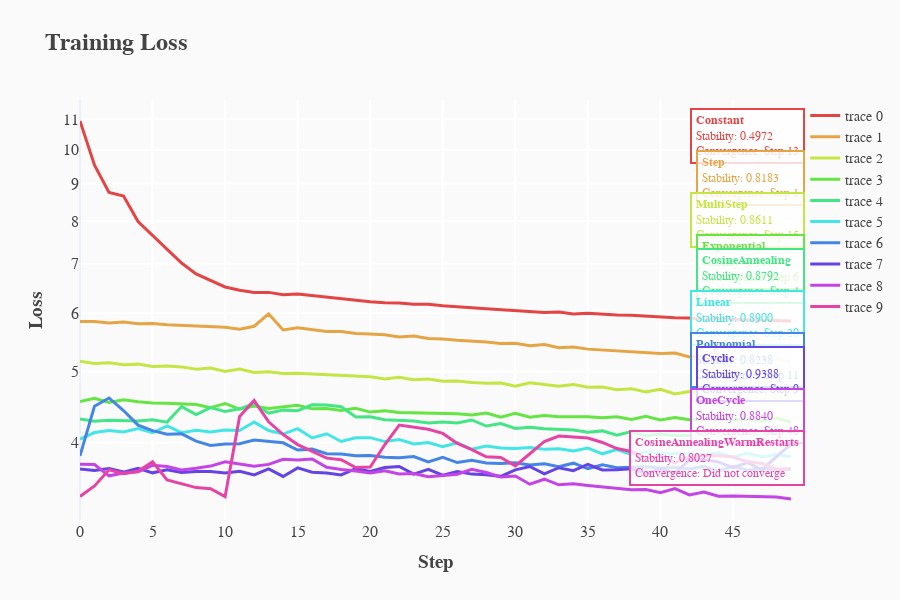
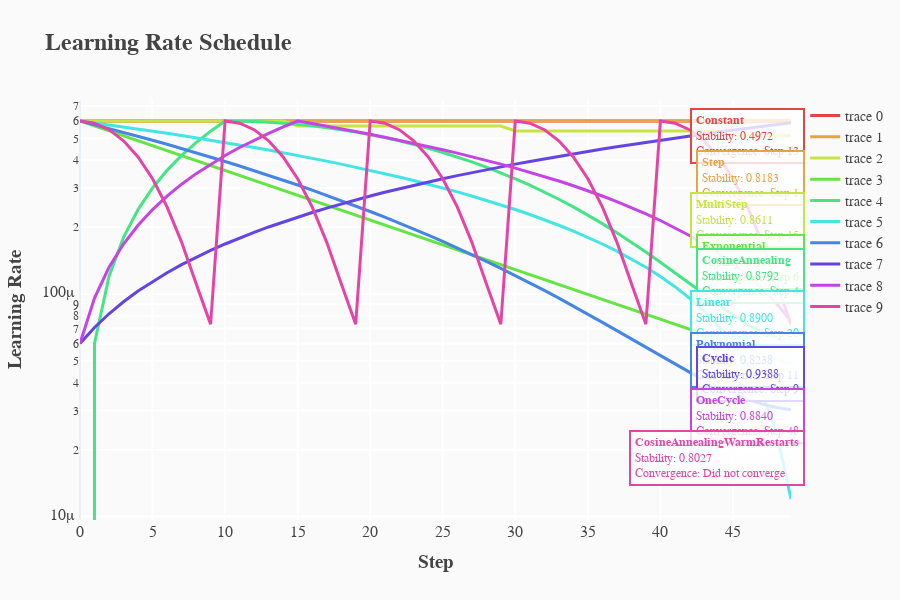
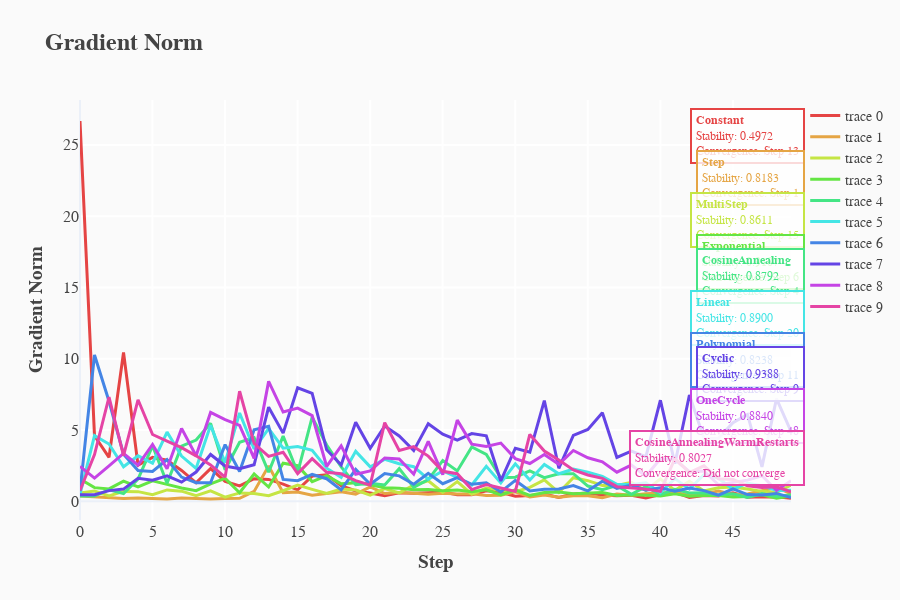

The notebook cell saved with these charts, in order:
### Code cell
plot_results(results)

### Figure 1 — Plotly figure (JSON) as saved in the notebook; plotly's stock layout.template omitted (floating-point values rounded to 4 significant figures)
{"data": [{"hovertemplate": "Constant<br>Step: %{x}<br>Loss: %{y:.4f}<extra></extra>", "line": {"color": "rgb(229,68,68)", "width": 3}, "mode": "lines", "type": "scatter", "x": [0, 1, 2, 3, 4, 5, 6, 7, 8, 9, 10, 11, 12, 13, 14, 15, 16, 17, 18, 19, 20, 21, 22, 23, 24, 25, 26, 27, 28, 29, 30, 31, 32, 33, 34, 35, 36, 37, 38, 39, 40, 41, 42, 43, 44, 45, 46, 47, 48, 49], "y": [10.94, 9.529, 8.754, 8.656, 7.99, 7.645, 7.338, 7.017, 6.785, 6.645, 6.512, 6.447, 6.4, 6.403, 6.356, 6.369, 6.338, 6.312, 6.279, 6.239, 6.217, 6.198, 6.195, 6.168, 6.171, 6.139, 6.127, 6.1, 6.082, 6.065, 6.038, 6.034, 6.01, 6.019, 5.984, 5.999, 5.978, 5.963, 5.96, 5.94, 5.924, 5.913, 5.908, 5.874, 5.904, 5.88, 5.872, 5.868, 5.858, 5.854]}, {"hovertemplate": "Step<br>Step: %{x}<br>Loss: %{y:.4f}<extra></extra>", "line": {"color": "rgb(229,165,68)", "width": 3}, "mode": "lines", "type": "scatter", "x": [0, 1, 2, 3, 4, 5, 6, 7, 8, 9, 10, 11, 12, 13, 14, 15, 16, 17, 18, 19, 20, 21, 22, 23, 24, 25, 26, 27, 28, 29, 30, 31, 32, 33, 34, 35, 36, 37, 38, 39, 40, 41, 42, 43, 44, 45, 46, 47, 48, 49], "y": [5.844, 5.846, 5.817, 5.836, 5.804, 5.809, 5.787, 5.774, 5.766, 5.746, 5.739, 5.707, 5.759, 5.986, 5.692, 5.73, 5.695, 5.666, 5.664, 5.629, 5.621, 5.607, 5.567, 5.587, 5.543, 5.535, 5.512, 5.5, 5.484, 5.455, 5.461, 5.419, 5.44, 5.385, 5.396, 5.361, 5.347, 5.337, 5.315, 5.311, 5.289, 5.295, 5.23, 5.257, 5.221, 5.211, 5.193, 5.197, 5.201, 5.151]}, {"hovertemplate": "MultiStep<br>Step: %{x}<br>Loss: %{y:.4f}<extra></extra>", "line": {"color": "rgb(197,229,68)", "width": 3}, "mode": "lines", "type": "scatter", "x": [0, 1, 2, 3, 4, 5, 6, 7, 8, 9, 10, 11, 12, 13, 14, 15, 16, 17, 18, 19, 20, 21, 22, 23, 24, 25, 26, 27, 28, 29, 30, 31, 32, 33, 34, 35, 36, 37, 38, 39, 40, 41, 42, 43, 44, 45, 46, 47, 48, 49], "y": [5.16, 5.127, 5.138, 5.105, 5.116, 5.078, 5.085, 5.072, 5.034, 5.055, 5.001, 5.038, 4.983, 4.995, 4.969, 4.973, 4.96, 4.948, 4.945, 4.924, 4.917, 4.885, 4.91, 4.872, 4.882, 4.849, 4.854, 4.83, 4.818, 4.823, 4.773, 4.825, 4.798, 4.774, 4.798, 4.758, 4.761, 4.722, 4.735, 4.688, 4.729, 4.661, 4.695, 4.657, 4.65, 4.646, 4.619, 4.613, 4.587, 4.607]}, {"hovertemplate": "Exponential<br>Step: %{x}<br>Loss: %{y:.4f}<extra></extra>", "line": {"color": "rgb(100,229,68)", "width": 3}, "mode": "lines", "type": "scatter", "x": [0, 1, 2, 3, 4, 5, 6, 7, 8, 9, 10, 11, 12, 13, 14, 15, 16, 17, 18, 19, 20, 21, 22, 23, 24, 25, 26, 27, 28, 29, 30, 31, 32, 33, 34, 35, 36, 37, 38, 39, 40, 41, 42, 43, 44, 45, 46, 47, 48, 49], "y": [4.55, 4.598, 4.538, 4.576, 4.548, 4.532, 4.528, 4.515, 4.508, 4.464, 4.524, 4.444, 4.489, 4.455, 4.473, 4.499, 4.448, 4.453, 4.426, 4.455, 4.403, 4.423, 4.399, 4.397, 4.392, 4.389, 4.38, 4.362, 4.389, 4.332, 4.386, 4.334, 4.358, 4.339, 4.338, 4.339, 4.327, 4.339, 4.304, 4.345, 4.297, 4.331, 4.299, 4.309, 4.31, 4.296, 4.308, 4.286, 4.321, 4.264]}, {"hovertemplate": "CosineAnnealing<br>Step: %{x}<br>Loss: %{y:.4f}<extra></extra>", "line": {"color": "rgb(68,229,133)", "width": 3}, "mode": "lines", "type": "scatter", "x": [0, 1, 2, 3, 4, 5, 6, 7, 8, 9, 10, 11, 12, 13, 14, 15, 16, 17, 18, 19, 20, 21, 22, 23, 24, 25, 26, 27, 28, 29, 30, 31, 32, 33, 34, 35, 36, 37, 38, 39, 40, 41, 42, 43, 44, 45, 46, 47, 48, 49], "y": [4.31, 4.278, 4.292, 4.286, 4.284, 4.298, 4.267, 4.48, 4.369, 4.466, 4.41, 4.449, 4.522, 4.388, 4.43, 4.423, 4.505, 4.5, 4.476, 4.336, 4.338, 4.3, 4.288, 4.283, 4.255, 4.27, 4.255, 4.296, 4.215, 4.248, 4.183, 4.198, 4.181, 4.17, 4.163, 4.135, 4.152, 4.095, 4.144, 4.091, 4.113, 4.091, 4.088, 4.092, 4.069, 4.089, 4.054, 4.096, 4.04, 4.081]}, {"hovertemplate": "Linear<br>Step: %{x}<br>Loss: %{y:.4f}<extra></extra>", "line": {"color": "rgb(68,229,229)", "width": 3}, "mode": "lines", "type": "scatter", "x": [0, 1, 2, 3, 4, 5, 6, 7, 8, 9, 10, 11, 12, 13, 14, 15, 16, 17, 18, 19, 20, 21, 22, 23, 24, 25, 26, 27, 28, 29, 30, 31, 32, 33, 34, 35, 36, 37, 38, 39, 40, 41, 42, 43, 44, 45, 46, 47, 48, 49], "y": [4.046, 4.131, 4.158, 4.139, 4.184, 4.128, 4.217, 4.128, 4.161, 4.139, 4.163, 4.156, 4.268, 4.156, 4.111, 4.18, 4.061, 4.114, 4.016, 4.063, 4.065, 4.015, 4.041, 3.986, 4.002, 3.95, 4.001, 3.92, 3.961, 3.934, 3.929, 3.942, 3.92, 3.927, 3.899, 3.935, 3.865, 3.917, 3.858, 3.889, 3.864, 3.867, 3.866, 3.853, 3.877, 3.825, 3.874, 3.827, 3.856, 3.83]}, {"hovertemplate": "Polynomial<br>Step: %{x}<br>Loss: %{y:.4f}<extra></extra>", "line": {"color": "rgb(68,133,229)", "width": 3}, "mode": "lines", "type": "scatter", "x": [0, 1, 2, 3, 4, 5, 6, 7, 8, 9, 10, 11, 12, 13, 14, 15, 16, 17, 18, 19, 20, 21, 22, 23, 24, 25, 26, 27, 28, 29, 30, 31, 32, 33, 34, 35, 36, 37, 38, 39, 40, 41, 42, 43, 44, 45, 46, 47, 48, 49], "y": [3.841, 4.485, 4.602, 4.425, 4.227, 4.155, 4.108, 4.114, 4.021, 3.968, 3.984, 3.988, 4.034, 4.015, 4.0, 3.911, 3.922, 3.865, 3.864, 3.842, 3.843, 3.823, 3.818, 3.833, 3.767, 3.824, 3.76, 3.786, 3.755, 3.749, 3.757, 3.732, 3.747, 3.713, 3.753, 3.69, 3.733, 3.701, 3.708, 3.71, 3.697, 3.706, 3.685, 3.715, 3.661, 3.716, 3.67, 3.693, 3.678, 3.679]}, {"hovertemplate": "Cyclic<br>Step: %{x}<br>Loss: %{y:.4f}<extra></extra>", "line": {"color": "rgb(100,68,229)", "width": 3}, "mode": "lines", "type": "scatter", "x": [0, 1, 2, 3, 4, 5, 6, 7, 8, 9, 10, 11, 12, 13, 14, 15, 16, 17, 18, 19, 20, 21, 22, 23, 24, 25, 26, 27, 28, 29, 30, 31, 32, 33, 34, 35, 36, 37, 38, 39, 40, 41, 42, 43, 44, 45, 46, 47, 48, 49], "y": [3.686, 3.668, 3.69, 3.65, 3.694, 3.641, 3.676, 3.644, 3.656, 3.656, 3.639, 3.66, 3.618, 3.686, 3.601, 3.698, 3.648, 3.639, 3.617, 3.689, 3.658, 3.702, 3.715, 3.627, 3.681, 3.615, 3.656, 3.627, 3.621, 3.602, 3.675, 3.715, 3.629, 3.7, 3.666, 3.738, 3.675, 3.675, 3.688, 3.633, 3.687, 3.637, 3.791, 3.795, 3.766, 3.7, 3.759, 3.675, 3.831, 3.981]}, {"hovertemplate": "OneCycle<br>Step: %{x}<br>Loss: %{y:.4f}<extra></extra>", "line": {"color": "rgb(197,68,229)", "width": 3}, "mode": "lines", "type": "scatter", "x": [0, 1, 2, 3, 4, 5, 6, 7, 8, 9, 10, 11, 12, 13, 14, 15, 16, 17, 18, 19, 20, 21, 22, 23, 24, 25, 26, 27, 28, 29, 30, 31, 32, 33, 34, 35, 36, 37, 38, 39, 40, 41, 42, 43, 44, 45, 46, 47, 48, 49], "y": [3.742, 3.738, 3.607, 3.64, 3.654, 3.729, 3.715, 3.675, 3.694, 3.719, 3.769, 3.743, 3.717, 3.739, 3.8, 3.79, 3.802, 3.706, 3.679, 3.663, 3.64, 3.666, 3.628, 3.633, 3.596, 3.612, 3.625, 3.682, 3.645, 3.595, 3.606, 3.515, 3.569, 3.507, 3.518, 3.5, 3.483, 3.474, 3.453, 3.457, 3.421, 3.467, 3.399, 3.429, 3.384, 3.388, 3.382, 3.377, 3.376, 3.355]}, {"hovertemplate": "CosineAnnealingWarmRestarts<br>Step: %{x}<br>Loss: %{y:.4f}<extra></extra>", "line": {"color": "rgb(229,68,165)", "width": 3}, "mode": "lines", "type": "scatter", "x": [0, 1, 2, 3, 4, 5, 6, 7, 8, 9, 10, 11, 12, 13, 14, 15, 16, 17, 18, 19, 20, 21, 22, 23, 24, 25, 26, 27, 28, 29, 30, 31, 32, 33, 34, 35, 36, 37, 38, 39, 40, 41, 42, 43, 44, 45, 46, 47, 48, 49], "y": [3.382, 3.496, 3.677, 3.631, 3.659, 3.769, 3.562, 3.515, 3.477, 3.465, 3.38, 4.344, 4.565, 4.272, 4.105, 3.978, 3.894, 3.813, 3.794, 3.702, 3.707, 3.975, 4.229, 4.199, 4.173, 4.119, 3.993, 3.916, 3.828, 3.819, 3.722, 3.865, 4.017, 4.086, 4.07, 4.06, 4.004, 3.929, 3.893, 3.816, 3.832, 3.758, 3.826, 3.83, 3.843, 3.826, 3.772, 3.75, 3.682, 3.689]}], "layout": {"annotations": [{"align": "left", "bgcolor": "rgba(255,255,255,0.8)", "bordercolor": "rgb(229,68,68)", "borderpad": 4, "borderwidth": 2, "font": {"color": "rgb(229,68,68)", "size": 12}, "showarrow": false, "text": "<b>Constant</b><br>Stability: 0.4972<br>Convergence: Step 13", "x": 1.02, "xref": "paper", "y": 0.98, "yref": "paper"}, {"align": "left", "bgcolor": "rgba(255,255,255,0.8)", "bordercolor": "rgb(229,165,68)", "borderpad": 4, "borderwidth": 2, "font": {"color": "rgb(229,165,68)", "size": 12}, "showarrow": false, "text": "<b>Step</b><br>Stability: 0.8183<br>Convergence: Step 1", "x": 1.02, "xref": "paper", "y": 0.88, "yref": "paper"}, {"align": "left", "bgcolor": "rgba(255,255,255,0.8)", "bordercolor": "rgb(197,229,68)", "borderpad": 4, "borderwidth": 2, "font": {"color": "rgb(197,229,68)", "size": 12}, "showarrow": false, "text": "<b>MultiStep</b><br>Stability: 0.8611<br>Convergence: Step 15", "x": 1.02, "xref": "paper", "y": 0.78, "yref": "paper"}, {"align": "left", "bgcolor": "rgba(255,255,255,0.8)", "bordercolor": "rgb(100,229,68)", "borderpad": 4, "borderwidth": 2, "font": {"color": "rgb(100,229,68)", "size": 12}, "showarrow": false, "text": "<b>Exponential</b><br>Stability: 0.9187<br>Convergence: Step 6", "x": 1.02, "xref": "paper", "y": 0.68, "yref": "paper"}, {"align": "left", "bgcolor": "rgba(255,255,255,0.8)", "bordercolor": "rgb(68,229,133)", "borderpad": 4, "borderwidth": 2, "font": {"color": "rgb(68,229,133)", "size": 12}, "showarrow": false, "text": "<b>CosineAnnealing</b><br>Stability: 0.8792<br>Convergence: Step 4", "x": 1.02, "xref": "paper", "y": 0.58, "yref": "paper"}, {"align": "left", "bgcolor": "rgba(255,255,255,0.8)", "bordercolor": "rgb(68,229,229)", "borderpad": 4, "borderwidth": 2, "font": {"color": "rgb(68,229,229)", "size": 12}, "showarrow": false, "text": "<b>Linear</b><br>Stability: 0.8900<br>Convergence: Step 20", "x": 1.02, "xref": "paper", "y": 0.48, "yref": "paper"}, {"align": "left", "bgcolor": "rgba(255,255,255,0.8)", "bordercolor": "rgb(68,133,229)", "borderpad": 4, "borderwidth": 2, "font": {"color": "rgb(68,133,229)", "size": 12}, "showarrow": false, "text": "<b>Polynomial</b><br>Stability: 0.8238<br>Convergence: Step 11", "x": 1.02, "xref": "paper", "y": 0.38, "yref": "paper"}, {"align": "left", "bgcolor": "rgba(255,255,255,0.8)", "bordercolor": "rgb(100,68,229)", "borderpad": 4, "borderwidth": 2, "font": {"color": "rgb(100,68,229)", "size": 12}, "showarrow": false, "text": "<b>Cyclic</b><br>Stability: 0.9388<br>Convergence: Step 9", "x": 1.02, "xref": "paper", "y": 0.28, "yref": "paper"}, {"align": "left", "bgcolor": "rgba(255,255,255,0.8)", "bordercolor": "rgb(197,68,229)", "borderpad": 4, "borderwidth": 2, "font": {"color": "rgb(197,68,229)", "size": 12}, "showarrow": false, "text": "<b>OneCycle</b><br>Stability: 0.8840<br>Convergence: Step 48", "x": 1.02, "xref": "paper", "y": 0.18, "yref": "paper"}, {"align": "left", "bgcolor": "rgba(255,255,255,0.8)", "bordercolor": "rgb(229,68,165)", "borderpad": 4, "borderwidth": 2, "font": {"color": "rgb(229,68,165)", "size": 12}, "showarrow": false, "text": "<b>CosineAnnealingWarmRestarts</b><br>Stability: 0.8027<br>Convergence: Did not converge", "x": 1.02, "xref": "paper", "y": 0.08, "yref": "paper"}], "font": {"color": "#444", "family": "Arial", "size": 16}, "height": 600, "hovermode": "x unified", "legend": {"font": {"size": 14}}, "paper_bgcolor": "rgba(250,250,250,0.9)", "plot_bgcolor": "rgba(250,250,250,0.9)", "showlegend": true, "title": {"font": {"size": 24}, "text": "<b>Training Loss</b>"}, "width": 900, "xaxis": {"gridcolor": "white", "gridwidth": 2, "title": {"text": "<b>Step</b>"}}, "yaxis": {"gridcolor": "white", "gridwidth": 2, "title": {"text": "<b>Loss</b>"}, "type": "log"}}}

### Figure 2 — Plotly figure (JSON) as saved in the notebook; plotly's stock layout.template omitted (floating-point values rounded to 4 significant figures)
{"data": [{"hovertemplate": "Constant<br>Step: %{x}<br>Learning Rate: %{y:.4f}<extra></extra>", "line": {"color": "rgb(229,68,68)", "width": 3}, "mode": "lines", "type": "scatter", "x": [0, 1, 2, 3, 4, 5, 6, 7, 8, 9, 10, 11, 12, 13, 14, 15, 16, 17, 18, 19, 20, 21, 22, 23, 24, 25, 26, 27, 28, 29, 30, 31, 32, 33, 34, 35, 36, 37, 38, 39, 40, 41, 42, 43, 44, 45, 46, 47, 48, 49], "y": [0.0006, 0.0006, 0.0006, 0.0006, 0.0006, 0.0006, 0.0006, 0.0006, 0.0006, 0.0006, 0.0006, 0.0006, 0.0006, 0.0006, 0.0006, 0.0006, 0.0006, 0.0006, 0.0006, 0.0006, 0.0006, 0.0006, 0.0006, 0.0006, 0.0006, 0.0006, 0.0006, 0.0006, 0.0006, 0.0006, 0.0006, 0.0006, 0.0006, 0.0006, 0.0006, 0.0006, 0.0006, 0.0006, 0.0006, 0.0006, 0.0006, 0.0006, 0.0006, 0.0006, 0.0006, 0.0006, 0.0006, 0.0006, 0.0006, 0.0006]}, {"hovertemplate": "Step<br>Step: %{x}<br>Learning Rate: %{y:.4f}<extra></extra>", "line": {"color": "rgb(229,165,68)", "width": 3}, "mode": "lines", "type": "scatter", "x": [0, 1, 2, 3, 4, 5, 6, 7, 8, 9, 10, 11, 12, 13, 14, 15, 16, 17, 18, 19, 20, 21, 22, 23, 24, 25, 26, 27, 28, 29, 30, 31, 32, 33, 34, 35, 36, 37, 38, 39, 40, 41, 42, 43, 44, 45, 46, 47, 48, 49], "y": [0.0006, 0.0006, 0.0006, 0.0006, 0.0006, 0.0006, 0.0006, 0.0006, 0.0006, 0.0006, 0.0006, 0.0006, 0.0006, 0.0006, 0.0006, 0.0006, 0.0006, 0.0006, 0.0006, 0.0006, 0.0006, 0.0006, 0.0006, 0.0006, 0.0006, 0.0006, 0.0006, 0.0006, 0.0006, 0.0006, 0.0006, 0.0006, 0.0006, 0.0006, 0.0006, 0.0006, 0.0006, 0.0006, 0.0006, 0.0006, 0.0006, 0.0006, 0.0006, 0.0006, 0.0006, 0.0006, 0.0006, 0.0006, 0.0006, 0.0006]}, {"hovertemplate": "MultiStep<br>Step: %{x}<br>Learning Rate: %{y:.4f}<extra></extra>", "line": {"color": "rgb(197,229,68)", "width": 3}, "mode": "lines", "type": "scatter", "x": [0, 1, 2, 3, 4, 5, 6, 7, 8, 9, 10, 11, 12, 13, 14, 15, 16, 17, 18, 19, 20, 21, 22, 23, 24, 25, 26, 27, 28, 29, 30, 31, 32, 33, 34, 35, 36, 37, 38, 39, 40, 41, 42, 43, 44, 45, 46, 47, 48, 49], "y": [0.0006, 0.0006, 0.0006, 0.0006, 0.0006, 0.0006, 0.0006, 0.0006, 0.0006, 0.0006, 0.0006, 0.0006, 0.0006, 0.0006, 0.0006, 0.00057, 0.00057, 0.00057, 0.00057, 0.00057, 0.00057, 0.00057, 0.00057, 0.00057, 0.00057, 0.00057, 0.00057, 0.00057, 0.00057, 0.00057, 0.0005415, 0.0005415, 0.0005415, 0.0005415, 0.0005415, 0.0005415, 0.0005415, 0.0005415, 0.0005415, 0.0005415, 0.0005415, 0.0005415, 0.0005415, 0.0005415, 0.0005415, 0.0005144, 0.0005144, 0.0005144, 0.0005144, 0.0005144]}, {"hovertemplate": "Exponential<br>Step: %{x}<br>Learning Rate: %{y:.4f}<extra></extra>", "line": {"color": "rgb(100,229,68)", "width": 3}, "mode": "lines", "type": "scatter", "x": [0, 1, 2, 3, 4, 5, 6, 7, 8, 9, 10, 11, 12, 13, 14, 15, 16, 17, 18, 19, 20, 21, 22, 23, 24, 25, 26, 27, 28, 29, 30, 31, 32, 33, 34, 35, 36, 37, 38, 39, 40, 41, 42, 43, 44, 45, 46, 47, 48, 49], "y": [0.0006, 0.00057, 0.0005415, 0.0005144, 0.0004887, 0.0004643, 0.0004411, 0.000419, 0.0003981, 0.0003781, 0.0003592, 0.0003413, 0.0003242, 0.000308, 0.0002926, 0.000278, 0.0002641, 0.0002509, 0.0002383, 0.0002264, 0.0002151, 0.0002043, 0.0001941, 0.0001844, 0.0001752, 0.0001664, 0.0001581, 0.0001502, 0.0001427, 0.0001356, 0.0001288, 0.0001223, 0.0001162, 0.0001104, 0.0001049, 9.965e-05, 9.467e-05, 8.993e-05, 8.544e-05, 8.117e-05, 7.711e-05, 7.325e-05, 6.959e-05, 6.611e-05, 6.28e-05, 5.966e-05, 5.668e-05, 5.385e-05, 5.115e-05, 4.86e-05]}, {"hovertemplate": "CosineAnnealing<br>Step: %{x}<br>Learning Rate: %{y:.4f}<extra></extra>", "line": {"color": "rgb(68,229,133)", "width": 3}, "mode": "lines", "type": "scatter", "x": [0, 1, 2, 3, 4, 5, 6, 7, 8, 9, 10, 11, 12, 13, 14, 15, 16, 17, 18, 19, 20, 21, 22, 23, 24, 25, 26, 27, 28, 29, 30, 31, 32, 33, 34, 35, 36, 37, 38, 39, 40, 41, 42, 43, 44, 45, 46, 47, 48, 49], "y": [0, 6e-05, 0.00012, 0.00018, 0.00024, 0.0003, 0.00036, 0.00042, 0.00048, 0.00054, 0.0006, 0.0005992, 0.0005967, 0.0005925, 0.0005868, 0.0005794, 0.0005706, 0.0005602, 0.0005484, 0.0005353, 0.0005209, 0.0005054, 0.0004887, 0.0004711, 0.0004526, 0.0004333, 0.0004134, 0.000393, 0.0003722, 0.0003512, 0.00033, 0.0003088, 0.0002878, 0.000267, 0.0002466, 0.0002267, 0.0002074, 0.0001889, 0.0001713, 0.0001546, 0.0001391, 0.0001247, 0.0001116, 9.979e-05, 8.943e-05, 8.055e-05, 7.321e-05, 6.746e-05, 6.332e-05, 6.083e-05]}, {"hovertemplate": "Linear<br>Step: %{x}<br>Learning Rate: %{y:.4f}<extra></extra>", "line": {"color": "rgb(68,229,229)", "width": 3}, "mode": "lines", "type": "scatter", "x": [0, 1, 2, 3, 4, 5, 6, 7, 8, 9, 10, 11, 12, 13, 14, 15, 16, 17, 18, 19, 20, 21, 22, 23, 24, 25, 26, 27, 28, 29, 30, 31, 32, 33, 34, 35, 36, 37, 38, 39, 40, 41, 42, 43, 44, 45, 46, 47, 48, 49], "y": [0.0006, 0.000588, 0.000576, 0.000564, 0.000552, 0.00054, 0.000528, 0.000516, 0.000504, 0.000492, 0.00048, 0.000468, 0.000456, 0.000444, 0.000432, 0.00042, 0.000408, 0.000396, 0.000384, 0.000372, 0.00036, 0.000348, 0.000336, 0.000324, 0.000312, 0.0003, 0.000288, 0.000276, 0.000264, 0.000252, 0.00024, 0.000228, 0.000216, 0.000204, 0.000192, 0.00018, 0.000168, 0.000156, 0.000144, 0.000132, 0.00012, 0.000108, 9.6e-05, 8.4e-05, 7.2e-05, 6e-05, 4.8e-05, 3.6e-05, 2.4e-05, 1.2e-05]}, {"hovertemplate": "Polynomial<br>Step: %{x}<br>Learning Rate: %{y:.4f}<extra></extra>", "line": {"color": "rgb(68,133,229)", "width": 3}, "mode": "lines", "type": "scatter", "x": [0, 1, 2, 3, 4, 5, 6, 7, 8, 9, 10, 11, 12, 13, 14, 15, 16, 17, 18, 19, 20, 21, 22, 23, 24, 25, 26, 27, 28, 29, 30, 31, 32, 33, 34, 35, 36, 37, 38, 39, 40, 41, 42, 43, 44, 45, 46, 47, 48, 49], "y": [0.0006, 0.0005774, 0.0005553, 0.0005337, 0.0005124, 0.0004917, 0.0004714, 0.0004516, 0.0004322, 0.0004133, 0.0003948, 0.0003768, 0.0003592, 0.0003421, 0.0003255, 0.0003093, 0.0002936, 0.0002783, 0.0002635, 0.0002491, 0.0002352, 0.0002217, 0.0002088, 0.0001962, 0.0001841, 0.0001725, 0.0001613, 0.0001506, 0.0001404, 0.0001305, 0.0001212, 0.0001123, 0.0001039, 9.589e-05, 8.837e-05, 8.13e-05, 7.469e-05, 6.853e-05, 6.283e-05, 5.759e-05, 5.28e-05, 4.847e-05, 4.459e-05, 4.117e-05, 3.821e-05, 3.57e-05, 3.365e-05, 3.205e-05, 3.091e-05, 3.023e-05]}, {"hovertemplate": "Cyclic<br>Step: %{x}<br>Learning Rate: %{y:.4f}<extra></extra>", "line": {"color": "rgb(100,68,229)", "width": 3}, "mode": "lines", "type": "scatter", "x": [0, 1, 2, 3, 4, 5, 6, 7, 8, 9, 10, 11, 12, 13, 14, 15, 16, 17, 18, 19, 20, 21, 22, 23, 24, 25, 26, 27, 28, 29, 30, 31, 32, 33, 34, 35, 36, 37, 38, 39, 40, 41, 42, 43, 44, 45, 46, 47, 48, 49], "y": [6e-05, 7.08e-05, 8.16e-05, 9.24e-05, 0.0001032, 0.000114, 0.0001248, 0.0001356, 0.0001464, 0.0001572, 0.000168, 0.0001788, 0.0001896, 0.0002004, 0.0002112, 0.000222, 0.0002328, 0.0002436, 0.0002544, 0.0002652, 0.000276, 0.0002868, 0.0002976, 0.0003084, 0.0003192, 0.00033, 0.0003408, 0.0003516, 0.0003624, 0.0003732, 0.000384, 0.0003948, 0.0004056, 0.0004164, 0.0004272, 0.000438, 0.0004488, 0.0004596, 0.0004704, 0.0004812, 0.000492, 0.0005028, 0.0005136, 0.0005244, 0.0005352, 0.000546, 0.0005568, 0.0005676, 0.0005784, 0.0005892]}, {"hovertemplate": "OneCycle<br>Step: %{x}<br>Learning Rate: %{y:.4f}<extra></extra>", "line": {"color": "rgb(197,68,229)", "width": 3}, "mode": "lines", "type": "scatter", "x": [0, 1, 2, 3, 4, 5, 6, 7, 8, 9, 10, 11, 12, 13, 14, 15, 16, 17, 18, 19, 20, 21, 22, 23, 24, 25, 26, 27, 28, 29, 30, 31, 32, 33, 34, 35, 36, 37, 38, 39, 40, 41, 42, 43, 44, 45, 46, 47, 48, 49], "y": [6e-05, 9.6e-05, 0.000132, 0.000168, 0.000204, 0.00024, 0.000276, 0.000312, 0.000348, 0.000384, 0.00042, 0.000456, 0.000492, 0.000528, 0.000564, 0.0006, 0.0005846, 0.0005691, 0.0005537, 0.0005383, 0.0005229, 0.0005074, 0.000492, 0.0004766, 0.0004611, 0.0004457, 0.0004303, 0.0004149, 0.0003994, 0.000384, 0.0003686, 0.0003531, 0.0003377, 0.0003223, 0.0003069, 0.0002914, 0.000276, 0.0002606, 0.0002451, 0.0002297, 0.0002143, 0.0001989, 0.0001834, 0.000168, 0.0001526, 0.0001371, 0.0001217, 0.0001063, 9.086e-05, 7.543e-05]}, {"hovertemplate": "CosineAnnealingWarmRestarts<br>Step: %{x}<br>Learning Rate: %{y:.4f}<extra></extra>", "line": {"color": "rgb(229,68,165)", "width": 3}, "mode": "lines", "type": "scatter", "x": [0, 1, 2, 3, 4, 5, 6, 7, 8, 9, 10, 11, 12, 13, 14, 15, 16, 17, 18, 19, 20, 21, 22, 23, 24, 25, 26, 27, 28, 29, 30, 31, 32, 33, 34, 35, 36, 37, 38, 39, 40, 41, 42, 43, 44, 45, 46, 47, 48, 49], "y": [0.0006, 0.0005868, 0.0005484, 0.0004887, 0.0004134, 0.00033, 0.0002466, 0.0001713, 0.0001116, 7.321e-05, 0.0006, 0.0005868, 0.0005484, 0.0004887, 0.0004134, 0.00033, 0.0002466, 0.0001713, 0.0001116, 7.321e-05, 0.0006, 0.0005868, 0.0005484, 0.0004887, 0.0004134, 0.00033, 0.0002466, 0.0001713, 0.0001116, 7.321e-05, 0.0006, 0.0005868, 0.0005484, 0.0004887, 0.0004134, 0.00033, 0.0002466, 0.0001713, 0.0001116, 7.321e-05, 0.0006, 0.0005868, 0.0005484, 0.0004887, 0.0004134, 0.00033, 0.0002466, 0.0001713, 0.0001116, 7.321e-05]}], "layout": {"annotations": [{"align": "left", "bgcolor": "rgba(255,255,255,0.8)", "bordercolor": "rgb(229,68,68)", "borderpad": 4, "borderwidth": 2, "font": {"color": "rgb(229,68,68)", "size": 12}, "showarrow": false, "text": "<b>Constant</b><br>Stability: 0.4972<br>Convergence: Step 13", "x": 1.02, "xref": "paper", "y": 0.98, "yref": "paper"}, {"align": "left", "bgcolor": "rgba(255,255,255,0.8)", "bordercolor": "rgb(229,165,68)", "borderpad": 4, "borderwidth": 2, "font": {"color": "rgb(229,165,68)", "size": 12}, "showarrow": false, "text": "<b>Step</b><br>Stability: 0.8183<br>Convergence: Step 1", "x": 1.02, "xref": "paper", "y": 0.88, "yref": "paper"}, {"align": "left", "bgcolor": "rgba(255,255,255,0.8)", "bordercolor": "rgb(197,229,68)", "borderpad": 4, "borderwidth": 2, "font": {"color": "rgb(197,229,68)", "size": 12}, "showarrow": false, "text": "<b>MultiStep</b><br>Stability: 0.8611<br>Convergence: Step 15", "x": 1.02, "xref": "paper", "y": 0.78, "yref": "paper"}, {"align": "left", "bgcolor": "rgba(255,255,255,0.8)", "bordercolor": "rgb(100,229,68)", "borderpad": 4, "borderwidth": 2, "font": {"color": "rgb(100,229,68)", "size": 12}, "showarrow": false, "text": "<b>Exponential</b><br>Stability: 0.9187<br>Convergence: Step 6", "x": 1.02, "xref": "paper", "y": 0.68, "yref": "paper"}, {"align": "left", "bgcolor": "rgba(255,255,255,0.8)", "bordercolor": "rgb(68,229,133)", "borderpad": 4, "borderwidth": 2, "font": {"color": "rgb(68,229,133)", "size": 12}, "showarrow": false, "text": "<b>CosineAnnealing</b><br>Stability: 0.8792<br>Convergence: Step 4", "x": 1.02, "xref": "paper", "y": 0.58, "yref": "paper"}, {"align": "left", "bgcolor": "rgba(255,255,255,0.8)", "bordercolor": "rgb(68,229,229)", "borderpad": 4, "borderwidth": 2, "font": {"color": "rgb(68,229,229)", "size": 12}, "showarrow": false, "text": "<b>Linear</b><br>Stability: 0.8900<br>Convergence: Step 20", "x": 1.02, "xref": "paper", "y": 0.48, "yref": "paper"}, {"align": "left", "bgcolor": "rgba(255,255,255,0.8)", "bordercolor": "rgb(68,133,229)", "borderpad": 4, "borderwidth": 2, "font": {"color": "rgb(68,133,229)", "size": 12}, "showarrow": false, "text": "<b>Polynomial</b><br>Stability: 0.8238<br>Convergence: Step 11", "x": 1.02, "xref": "paper", "y": 0.38, "yref": "paper"}, {"align": "left", "bgcolor": "rgba(255,255,255,0.8)", "bordercolor": "rgb(100,68,229)", "borderpad": 4, "borderwidth": 2, "font": {"color": "rgb(100,68,229)", "size": 12}, "showarrow": false, "text": "<b>Cyclic</b><br>Stability: 0.9388<br>Convergence: Step 9", "x": 1.02, "xref": "paper", "y": 0.28, "yref": "paper"}, {"align": "left", "bgcolor": "rgba(255,255,255,0.8)", "bordercolor": "rgb(197,68,229)", "borderpad": 4, "borderwidth": 2, "font": {"color": "rgb(197,68,229)", "size": 12}, "showarrow": false, "text": "<b>OneCycle</b><br>Stability: 0.8840<br>Convergence: Step 48", "x": 1.02, "xref": "paper", "y": 0.18, "yref": "paper"}, {"align": "left", "bgcolor": "rgba(255,255,255,0.8)", "bordercolor": "rgb(229,68,165)", "borderpad": 4, "borderwidth": 2, "font": {"color": "rgb(229,68,165)", "size": 12}, "showarrow": false, "text": "<b>CosineAnnealingWarmRestarts</b><br>Stability: 0.8027<br>Convergence: Did not converge", "x": 1.02, "xref": "paper", "y": 0.08, "yref": "paper"}], "font": {"color": "#444", "family": "Arial", "size": 16}, "height": 600, "hovermode": "x unified", "legend": {"font": {"size": 14}}, "paper_bgcolor": "rgba(250,250,250,0.9)", "plot_bgcolor": "rgba(250,250,250,0.9)", "showlegend": true, "title": {"font": {"size": 24}, "text": "<b>Learning Rate Schedule</b>"}, "width": 900, "xaxis": {"gridcolor": "white", "gridwidth": 2, "title": {"text": "<b>Step</b>"}}, "yaxis": {"gridcolor": "white", "gridwidth": 2, "title": {"text": "<b>Learning Rate</b>"}, "type": "log"}}}

### Figure 3 — Plotly figure (JSON) as saved in the notebook; plotly's stock layout.template omitted (floating-point values rounded to 4 significant figures)
{"data": [{"hovertemplate": "Constant<br>Step: %{x}<br>Gradient Norm: %{y:.4f}<extra></extra>", "line": {"color": "rgb(229,68,68)", "width": 3}, "mode": "lines", "type": "scatter", "x": [0, 1, 2, 3, 4, 5, 6, 7, 8, 9, 10, 11, 12, 13, 14, 15, 16, 17, 18, 19, 20, 21, 22, 23, 24, 25, 26, 27, 28, 29, 30, 31, 32, 33, 34, 35, 36, 37, 38, 39, 40, 41, 42, 43, 44, 45, 46, 47, 48, 49], "y": [26.68, 4.586, 3.07, 10.43, 2.53, 3.067, 2.874, 2.152, 1.289, 2.283, 1.385, 1.071, 1.573, 1.524, 1.193, 0.7969, 1.757, 1.845, 1.085, 0.7112, 0.5759, 0.3888, 0.5863, 0.5498, 0.5938, 0.6396, 0.4518, 0.4499, 0.7218, 0.6258, 0.3486, 0.389, 0.4991, 0.2601, 0.5015, 0.5784, 0.4299, 0.372, 0.4111, 0.2209, 0.4716, 0.6139, 0.2555, 0.396, 0.3636, 0.5798, 0.2799, 0.3166, 0.2995, 0.2066]}, {"hovertemplate": "Step<br>Step: %{x}<br>Gradient Norm: %{y:.4f}<extra></extra>", "line": {"color": "rgb(229,165,68)", "width": 3}, "mode": "lines", "type": "scatter", "x": [0, 1, 2, 3, 4, 5, 6, 7, 8, 9, 10, 11, 12, 13, 14, 15, 16, 17, 18, 19, 20, 21, 22, 23, 24, 25, 26, 27, 28, 29, 30, 31, 32, 33, 34, 35, 36, 37, 38, 39, 40, 41, 42, 43, 44, 45, 46, 47, 48, 49], "y": [0.3542, 0.2934, 0.2207, 0.1787, 0.2264, 0.1785, 0.1508, 0.2136, 0.1785, 0.1551, 0.1813, 0.197, 0.6789, 2.469, 0.5995, 0.6353, 0.4114, 0.5534, 0.6611, 0.4971, 0.9985, 0.5338, 0.5982, 0.5491, 0.4774, 0.5518, 0.4945, 0.5201, 0.398, 0.4123, 0.6566, 0.2891, 0.4284, 0.2719, 0.3859, 0.3834, 0.234, 0.4922, 0.4075, 0.5157, 0.5853, 0.6271, 0.3953, 0.5221, 0.702, 0.475, 0.5069, 0.7487, 0.9577, 0.5316]}, {"hovertemplate": "MultiStep<br>Step: %{x}<br>Gradient Norm: %{y:.4f}<extra></extra>", "line": {"color": "rgb(197,229,68)", "width": 3}, "mode": "lines", "type": "scatter", "x": [0, 1, 2, 3, 4, 5, 6, 7, 8, 9, 10, 11, 12, 13, 14, 15, 16, 17, 18, 19, 20, 21, 22, 23, 24, 25, 26, 27, 28, 29, 30, 31, 32, 33, 34, 35, 36, 37, 38, 39, 40, 41, 42, 43, 44, 45, 46, 47, 48, 49], "y": [0.5706, 0.7069, 0.363, 0.6832, 0.6664, 0.4499, 0.7894, 0.6997, 0.3881, 0.7198, 0.2796, 0.5785, 0.5369, 0.3783, 0.73, 1.125, 0.8239, 0.5392, 0.8546, 0.7783, 0.4201, 0.8836, 0.5801, 1.13, 1.434, 0.6101, 1.369, 0.489, 0.9134, 0.745, 0.6676, 0.9657, 1.49, 0.603, 1.644, 1.437, 1.102, 1.101, 1.324, 0.7495, 1.566, 0.7594, 1.388, 0.7205, 0.9412, 0.9939, 0.8577, 0.6861, 0.606, 1.136]}, {"hovertemplate": "Exponential<br>Step: %{x}<br>Gradient Norm: %{y:.4f}<extra></extra>", "line": {"color": "rgb(100,229,68)", "width": 3}, "mode": "lines", "type": "scatter", "x": [0, 1, 2, 3, 4, 5, 6, 7, 8, 9, 10, 11, 12, 13, 14, 15, 16, 17, 18, 19, 20, 21, 22, 23, 24, 25, 26, 27, 28, 29, 30, 31, 32, 33, 34, 35, 36, 37, 38, 39, 40, 41, 42, 43, 44, 45, 46, 47, 48, 49], "y": [1.555, 0.9493, 0.8606, 1.408, 1.003, 1.428, 1.18, 0.9215, 0.7372, 1.215, 1.599, 0.5871, 1.905, 0.9919, 2.663, 2.483, 1.372, 1.791, 1.214, 1.287, 1.152, 0.9406, 0.9035, 0.8033, 0.8102, 0.731, 0.7876, 0.6648, 0.7925, 0.4382, 0.7913, 0.3958, 0.6127, 0.6355, 0.5238, 0.5479, 0.6008, 0.3933, 0.4485, 0.4124, 0.3664, 0.5154, 0.3474, 0.3949, 0.3917, 0.2936, 0.3233, 0.4468, 0.2071, 0.3644]}, {"hovertemplate": "CosineAnnealing<br>Step: %{x}<br>Gradient Norm: %{y:.4f}<extra></extra>", "line": {"color": "rgb(68,229,133)", "width": 3}, "mode": "lines", "type": "scatter", "x": [0, 1, 2, 3, 4, 5, 6, 7, 8, 9, 10, 11, 12, 13, 14, 15, 16, 17, 18, 19, 20, 21, 22, 23, 24, 25, 26, 27, 28, 29, 30, 31, 32, 33, 34, 35, 36, 37, 38, 39, 40, 41, 42, 43, 44, 45, 46, 47, 48, 49], "y": [0.3619, 0.3575, 0.8026, 0.5388, 1.551, 3.884, 1.256, 3.865, 4.284, 5.46, 2.2, 4.134, 4.463, 2.034, 4.569, 1.998, 5.898, 3.937, 2.403, 1.15, 1.253, 1.13, 2.281, 0.9726, 1.506, 2.848, 2.121, 3.804, 3.278, 1.645, 1.679, 2.121, 1.65, 1.916, 1.926, 1.061, 0.7972, 1.09, 0.4832, 1.022, 0.4537, 0.8334, 0.5798, 0.5826, 0.4276, 0.5202, 0.2517, 0.5267, 0.3347, 0.4538]}, {"hovertemplate": "Linear<br>Step: %{x}<br>Gradient Norm: %{y:.4f}<extra></extra>", "line": {"color": "rgb(68,229,229)", "width": 3}, "mode": "lines", "type": "scatter", "x": [0, 1, 2, 3, 4, 5, 6, 7, 8, 9, 10, 11, 12, 13, 14, 15, 16, 17, 18, 19, 20, 21, 22, 23, 24, 25, 26, 27, 28, 29, 30, 31, 32, 33, 34, 35, 36, 37, 38, 39, 40, 41, 42, 43, 44, 45, 46, 47, 48, 49], "y": [0.475, 4.595, 4.007, 2.41, 3.177, 2.668, 4.842, 3.161, 2.298, 5.323, 2.715, 6.187, 3.659, 5.095, 3.718, 3.838, 3.565, 2.315, 1.673, 3.492, 2.41, 2.936, 2.621, 2.418, 1.541, 2.115, 1.666, 1.132, 2.44, 1.275, 2.619, 1.478, 2.577, 1.923, 2.255, 2.035, 1.745, 1.177, 1.176, 1.292, 0.5934, 1.582, 0.8448, 1.863, 1.612, 0.8405, 1.259, 1.086, 0.754, 0.7677]}, {"hovertemplate": "Polynomial<br>Step: %{x}<br>Gradient Norm: %{y:.4f}<extra></extra>", "line": {"color": "rgb(68,133,229)", "width": 3}, "mode": "lines", "type": "scatter", "x": [0, 1, 2, 3, 4, 5, 6, 7, 8, 9, 10, 11, 12, 13, 14, 15, 16, 17, 18, 19, 20, 21, 22, 23, 24, 25, 26, 27, 28, 29, 30, 31, 32, 33, 34, 35, 36, 37, 38, 39, 40, 41, 42, 43, 44, 45, 46, 47, 48, 49], "y": [0.7104, 10.26, 7.012, 3.296, 2.144, 2.085, 2.92, 1.687, 1.293, 1.295, 3.965, 2.084, 5.007, 5.257, 1.524, 1.435, 1.873, 1.573, 0.7861, 2.224, 1.181, 1.932, 1.775, 1.185, 1.951, 1.221, 1.644, 1.183, 1.294, 0.6487, 1.454, 0.7098, 0.8343, 0.8495, 1.089, 0.7229, 1.404, 0.8866, 1.127, 0.7738, 0.933, 0.7055, 0.9259, 0.7374, 0.4172, 0.8548, 0.4646, 0.4319, 0.5437, 0.2507]}, {"hovertemplate": "Cyclic<br>Step: %{x}<br>Gradient Norm: %{y:.4f}<extra></extra>", "line": {"color": "rgb(100,68,229)", "width": 3}, "mode": "lines", "type": "scatter", "x": [0, 1, 2, 3, 4, 5, 6, 7, 8, 9, 10, 11, 12, 13, 14, 15, 16, 17, 18, 19, 20, 21, 22, 23, 24, 25, 26, 27, 28, 29, 30, 31, 32, 33, 34, 35, 36, 37, 38, 39, 40, 41, 42, 43, 44, 45, 46, 47, 48, 49], "y": [0.453, 0.4461, 0.7383, 0.8458, 1.61, 1.467, 1.774, 1.333, 2.041, 3.276, 2.468, 2.272, 2.554, 6.592, 4.775, 7.959, 7.559, 3.603, 2.538, 5.541, 3.711, 5.272, 4.576, 3.548, 5.435, 4.701, 4.284, 4.738, 4.591, 1.418, 3.714, 3.434, 7.059, 2.304, 4.611, 5.034, 6.2, 3.068, 3.517, 3.118, 7.083, 2.626, 7.45, 4.397, 4.417, 5.509, 6.084, 2.407, 7.198, 4.889]}, {"hovertemplate": "OneCycle<br>Step: %{x}<br>Gradient Norm: %{y:.4f}<extra></extra>", "line": {"color": "rgb(197,68,229)", "width": 3}, "mode": "lines", "type": "scatter", "x": [0, 1, 2, 3, 4, 5, 6, 7, 8, 9, 10, 11, 12, 13, 14, 15, 16, 17, 18, 19, 20, 21, 22, 23, 24, 25, 26, 27, 28, 29, 30, 31, 32, 33, 34, 35, 36, 37, 38, 39, 40, 41, 42, 43, 44, 45, 46, 47, 48, 49], "y": [2.437, 1.616, 2.477, 3.346, 2.532, 3.979, 2.277, 5.104, 3.188, 6.222, 5.717, 5.31, 3.003, 8.404, 6.254, 6.529, 6.006, 2.433, 3.883, 1.889, 2.126, 3.032, 2.954, 1.89, 4.189, 1.861, 5.684, 4.001, 3.834, 4.074, 2.984, 2.641, 3.276, 2.589, 3.552, 3.044, 2.758, 2.035, 2.532, 1.759, 2.973, 2.916, 2.076, 2.121, 1.151, 1.309, 1.474, 1.782, 0.7513, 1.429]}, {"hovertemplate": "CosineAnnealingWarmRestarts<br>Step: %{x}<br>Gradient Norm: %{y:.4f}<extra></extra>", "line": {"color": "rgb(229,68,165)", "width": 3}, "mode": "lines", "type": "scatter", "x": [0, 1, 2, 3, 4, 5, 6, 7, 8, 9, 10, 11, 12, 13, 14, 15, 16, 17, 18, 19, 20, 21, 22, 23, 24, 25, 26, 27, 28, 29, 30, 31, 32, 33, 34, 35, 36, 37, 38, 39, 40, 41, 42, 43, 44, 45, 46, 47, 48, 49], "y": [0.7459, 3.268, 7.308, 3.199, 7.113, 4.677, 4.209, 3.757, 3.18, 2.545, 1.691, 7.711, 4.043, 3.141, 3.432, 1.934, 2.981, 2.022, 1.92, 1.445, 1.121, 5.514, 3.561, 3.825, 3.161, 2.093, 1.928, 0.8141, 1.164, 0.9144, 0.6849, 4.679, 3.519, 2.882, 2.186, 1.837, 1.603, 1.016, 0.9357, 0.8444, 0.686, 2.983, 2.004, 2.477, 1.578, 1.524, 1.084, 0.9557, 1.002, 0.6453]}], "layout": {"annotations": [{"align": "left", "bgcolor": "rgba(255,255,255,0.8)", "bordercolor": "rgb(229,68,68)", "borderpad": 4, "borderwidth": 2, "font": {"color": "rgb(229,68,68)", "size": 12}, "showarrow": false, "text": "<b>Constant</b><br>Stability: 0.4972<br>Convergence: Step 13", "x": 1.02, "xref": "paper", "y": 0.98, "yref": "paper"}, {"align": "left", "bgcolor": "rgba(255,255,255,0.8)", "bordercolor": "rgb(229,165,68)", "borderpad": 4, "borderwidth": 2, "font": {"color": "rgb(229,165,68)", "size": 12}, "showarrow": false, "text": "<b>Step</b><br>Stability: 0.8183<br>Convergence: Step 1", "x": 1.02, "xref": "paper", "y": 0.88, "yref": "paper"}, {"align": "left", "bgcolor": "rgba(255,255,255,0.8)", "bordercolor": "rgb(197,229,68)", "borderpad": 4, "borderwidth": 2, "font": {"color": "rgb(197,229,68)", "size": 12}, "showarrow": false, "text": "<b>MultiStep</b><br>Stability: 0.8611<br>Convergence: Step 15", "x": 1.02, "xref": "paper", "y": 0.78, "yref": "paper"}, {"align": "left", "bgcolor": "rgba(255,255,255,0.8)", "bordercolor": "rgb(100,229,68)", "borderpad": 4, "borderwidth": 2, "font": {"color": "rgb(100,229,68)", "size": 12}, "showarrow": false, "text": "<b>Exponential</b><br>Stability: 0.9187<br>Convergence: Step 6", "x": 1.02, "xref": "paper", "y": 0.68, "yref": "paper"}, {"align": "left", "bgcolor": "rgba(255,255,255,0.8)", "bordercolor": "rgb(68,229,133)", "borderpad": 4, "borderwidth": 2, "font": {"color": "rgb(68,229,133)", "size": 12}, "showarrow": false, "text": "<b>CosineAnnealing</b><br>Stability: 0.8792<br>Convergence: Step 4", "x": 1.02, "xref": "paper", "y": 0.58, "yref": "paper"}, {"align": "left", "bgcolor": "rgba(255,255,255,0.8)", "bordercolor": "rgb(68,229,229)", "borderpad": 4, "borderwidth": 2, "font": {"color": "rgb(68,229,229)", "size": 12}, "showarrow": false, "text": "<b>Linear</b><br>Stability: 0.8900<br>Convergence: Step 20", "x": 1.02, "xref": "paper", "y": 0.48, "yref": "paper"}, {"align": "left", "bgcolor": "rgba(255,255,255,0.8)", "bordercolor": "rgb(68,133,229)", "borderpad": 4, "borderwidth": 2, "font": {"color": "rgb(68,133,229)", "size": 12}, "showarrow": false, "text": "<b>Polynomial</b><br>Stability: 0.8238<br>Convergence: Step 11", "x": 1.02, "xref": "paper", "y": 0.38, "yref": "paper"}, {"align": "left", "bgcolor": "rgba(255,255,255,0.8)", "bordercolor": "rgb(100,68,229)", "borderpad": 4, "borderwidth": 2, "font": {"color": "rgb(100,68,229)", "size": 12}, "showarrow": false, "text": "<b>Cyclic</b><br>Stability: 0.9388<br>Convergence: Step 9", "x": 1.02, "xref": "paper", "y": 0.28, "yref": "paper"}, {"align": "left", "bgcolor": "rgba(255,255,255,0.8)", "bordercolor": "rgb(197,68,229)", "borderpad": 4, "borderwidth": 2, "font": {"color": "rgb(197,68,229)", "size": 12}, "showarrow": false, "text": "<b>OneCycle</b><br>Stability: 0.8840<br>Convergence: Step 48", "x": 1.02, "xref": "paper", "y": 0.18, "yref": "paper"}, {"align": "left", "bgcolor": "rgba(255,255,255,0.8)", "bordercolor": "rgb(229,68,165)", "borderpad": 4, "borderwidth": 2, "font": {"color": "rgb(229,68,165)", "size": 12}, "showarrow": false, "text": "<b>CosineAnnealingWarmRestarts</b><br>Stability: 0.8027<br>Convergence: Did not converge", "x": 1.02, "xref": "paper", "y": 0.08, "yref": "paper"}], "font": {"color": "#444", "family": "Arial", "size": 16}, "height": 600, "hovermode": "x unified", "legend": {"font": {"size": 14}}, "paper_bgcolor": "rgba(250,250,250,0.9)", "plot_bgcolor": "rgba(250,250,250,0.9)", "showlegend": true, "title": {"font": {"size": 24}, "text": "<b>Gradient Norm</b>"}, "width": 900, "xaxis": {"gridcolor": "white", "gridwidth": 2, "title": {"text": "<b>Step</b>"}}, "yaxis": {"gridcolor": "white", "gridwidth": 2, "title": {"text": "<b>Gradient Norm</b>"}}}}
